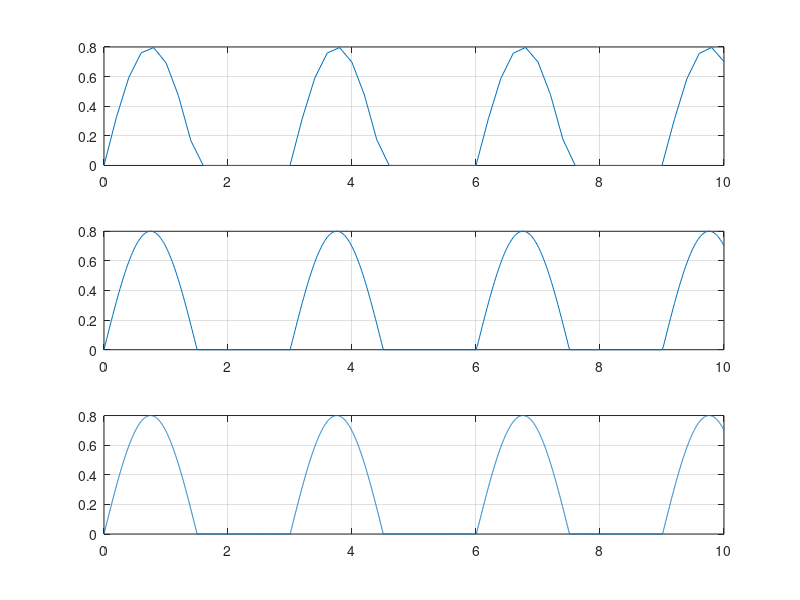

Write MATLAB code to recreate this figure.
%semnal redresat mono alternanta, cu amplitudinea de 0.8, perioada 2s si
%pasul 0.2
t1=0:0.2:10;
s1=0.8*sin(2*pi*0.333*t1);
for i=1:1:length(s1);      
    if s1(i)<0;
        s1(i)=0;
    end
end
subplot(3,1,1)
plot(t1,s1),grid

%semnal redresat mono alternanta, cu amplitudinea de 0.8, perioada 2s si
%pasul 0.02
t2=0:0.02:10;
s2=0.8*sin(2*pi*0.333*t2);
for i=1:1:length(s2);
    if s2(i)<0;
        s2(i)=0;
    end
end
subplot(3,1,2)
plot(t2,s2),grid

%semnal redresat mono alternanta, cu amplitudinea de 0.8, perioada 2s si
%pasul 0.002
t3=0:0.002:10;
s3=0.8*sin(2*pi*0.333*t3);
for i=1:1:length(s3);
    if s3(i)<0;
        s3(i)=0;
    end
end
subplot(3,1,3)
plot(t3,s3), grid

